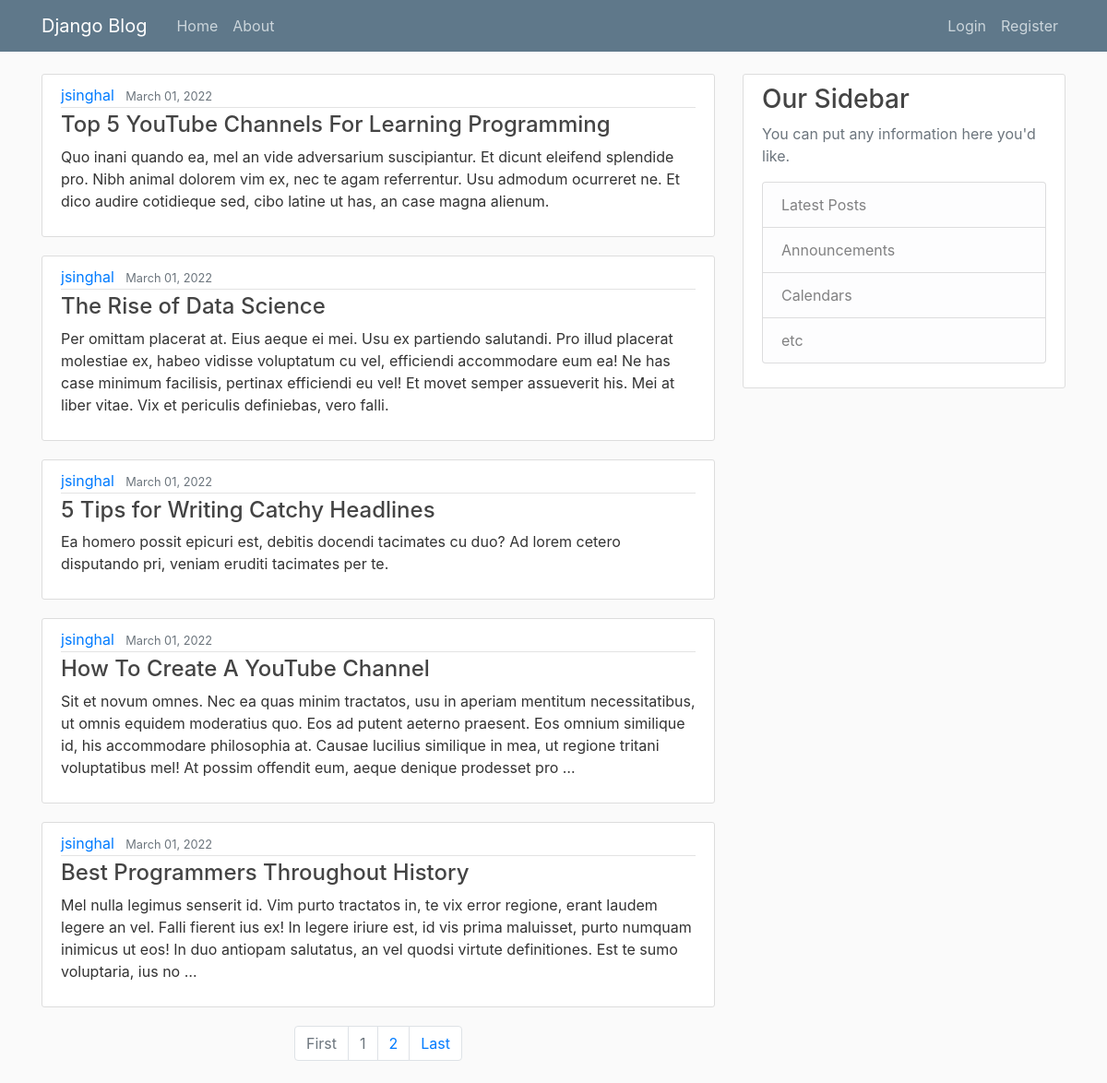
/jsinghal/, run on the app's committed database.
### blog/models.py (models this page shows)
class Post(models.Model):
    title = models.CharField(max_length=100)
    content = models.TextField()
    date_posted = models.DateTimeField(default=timezone.now)
    author = models.ForeignKey(User, on_delete=models.CASCADE)
    def __str__(self):
        return self.title

### blog/views.py (the view)
# urls.py: path('<str:username>/', views.specificUserBlogs, name="specific-user-blogs"),
def specificUserBlogs(request, username):
    userObj = User.objects.get(username=username)
    posts = Post.objects.filter(author=userObj).order_by('-date_posted')
    paginator = Paginator(posts, 5)
    page_number = request.GET.get('page')
    page_obj = paginator.get_page(page_number)
    return render(request, "blog/home.html", {"page_obj": page_obj})

### blog/templates/blog/home.html (shortened to what this page needs)
{% extends "blog/base.html" %} {% block content %} {% for page in page_obj %}
<article class="media content-section">
  <div class="media-body">
    <div class="article-metadata">
      <a class="mr-2" href="{% url 'specific-user-blogs' page.author %}">{{ page.author }}</a>
      <small class="text-muted">{{ page.date_posted|date:"F d, Y" }}</small>
    </div>
    <h4>
      <a class="article-title" href="{% url 'blog-detail' page.id %}">{{ page }}</a>
    </h4>
    <p class="article-content">{{ page.content|truncatewords:50 }}</p>
  </div>
</article>
{% endfor %}
<nav>
  <ul class="pagination justify-content-center">
    <li class="page-item {% if not page_obj.has_previous %} disabled {% endif %}">
      <a class="page-link" href="?page=1">First</a>
    </li>
    {% for i in page_obj.paginator.page_range %}
      {% if page_obj.number == i %}
      <li class="active page-item disabled">
        <a class="page-link" href="#">{{ i }}</a>
      </li>
      {% elif i == page_obj.number|add:'-1' %}
        <li class="page-item">
          <a class="page-link" href="?page={{ page_obj.previous_page_number }}">{{ i }}</a>
        </li>
      {% elif i == page_obj.number|add:'1' %}
      <li class="page-item">
        <a class="page-link" href="?page={{ page_obj.next_page_number }}">{{ i }}</a>
      </li>
      {% endif %}
    {% endfor %}
    <li class="page-item {% if not page_obj.has_next %} disabled {% endif %}">
      <a class="page-link" href="?page={{ page_obj.paginator.num_pages }}">Last</a>
    </li>
  </ul>
</nav>
<br>
{% endblock content %}

### blog/static/blog/main.css (style rules this page uses)
body { background: #fafafa; color: #333333; margin-top: 5rem; }
h1, h2, h3, h4, h5, h6 { color: #444444; }
ul { margin: 0; }
.content-section { background: #ffffff; padding: 10px 20px; border: 1px solid #dddddd; border-radius: 3px; margin-bottom: 20px; }
.article-title { color: #444444; }
.article-content { white-space: pre-line; }
.article-metadata { padding-bottom: 1px; margin-bottom: 4px; border-bottom: 1px solid #e3e3e3; }

### data on the page
Post: author "jsinghal", date_posted "March 01, 2022", title "Top 5 YouTube Channels For Learning Programming", content "Quo inani quando ea, mel an vide adversarium suscipiantur. Et dicunt eleifend splendide pro. Nibh animal dolorem vim ex, nec te agam referrentur. Usu admodum ocurreret ne. Et dico audire cotidieque sed, cibo latine ut has, an case magna alienum."
Post: author "jsinghal", date_posted "March 01, 2022", title "The Rise of Data Science", content "Per omittam placerat at. Eius aeque ei mei. Usu ex partiendo salutandi. Pro illud placerat molestiae ex, habeo vidisse voluptatum cu vel, efficiendi accommodare eum ea! Ne has case minimum facilisis, pertinax efficiendi eu vel! Et movet semper assueverit his. Mei at liber vitae. Vix et periculis definiebas, vero falli."
Post: author "jsinghal", date_posted "March 01, 2022", title "5 Tips for Writing Catchy Headlines", content "Ea homero possit epicuri est, debitis docendi tacimates cu duo? Ad lorem cetero disputando pri, veniam eruditi tacimates per te."
Post: author "jsinghal", date_posted "March 01, 2022", title "How To Create A YouTube Channel", content "Sit et novum omnes. Nec ea quas minim tractatos, usu in aperiam mentitum necessitatibus, ut omnis equidem moderatius quo. Eos ad putent aeterno praesent. Eos omnium similique id, his accommodare philosophia at. Causae lucilius similique in mea, ut regione tritani voluptatibus mel! At possim offendit eum, aeque denique prodesset pro …"
Post: author "jsinghal", date_posted "March 01, 2022", title "Best Programmers Throughout History", content "Mel nulla legimus senserit id. Vim purto tractatos in, te vix error regione, erant laudem legere an vel. Falli fierent ius ex! In legere iriure est, id vis prima maluisset, purto numquam inimicus ut eos! In duo antiopam salutatus, an vel quodsi virtute definitiones. Est te sumo voluptaria, ius no …"

### other printed values
{{ i }} "1"
{{ i }} "2"
